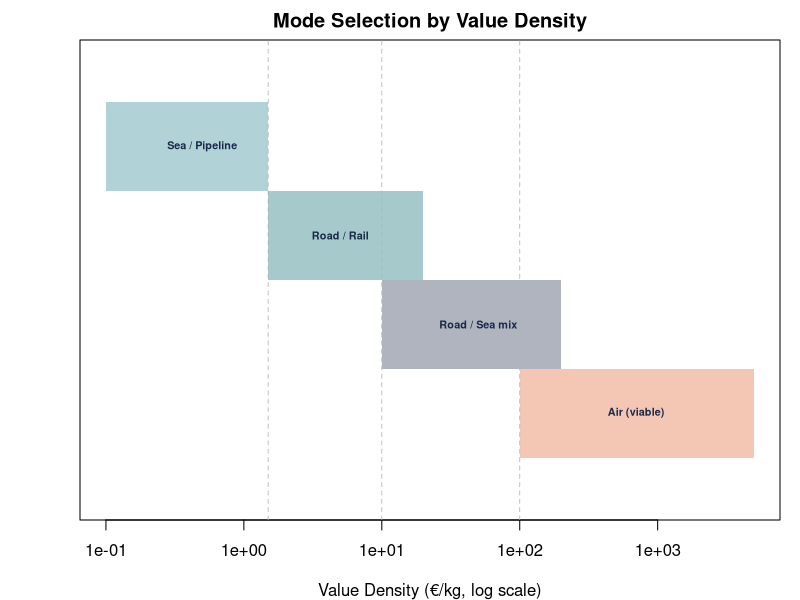

Write R code to recreate this figure.
## ---- chunk 1
#| fig-height: 4.5
#| fig-width: 4
#| echo: false
#| fig-cap: "Mode viability zones by value density and shipment size"

par(mar = c(4, 4, 2, 1), bg = "white")

# Value density axis (log scale)
vd <- c(0.1, 0.5, 5, 50, 500, 5000)
plot(1, type = "n",
     xlim = c(0.1, 5000), ylim = c(0, 5),
     log = "x",
     xlab = "Value Density (€/kg, log scale)",
     ylab = "",
     yaxt = "n",
     main = "Mode Selection by Value Density")

# Mode bands
rect(0.1, 3.5, 1.5, 4.5, col = adjustcolor("#20808D", 0.35), border = NA)
rect(1.5, 2.5, 20, 3.5, col = adjustcolor("#01696F", 0.35), border = NA)
rect(10, 1.5, 200, 2.5, col = adjustcolor("#1B2A4A", 0.35), border = NA)
rect(100, 0.5, 5000, 1.5, col = adjustcolor("#e05c2a", 0.35), border = NA)

text(0.5, 4.0, "Sea / Pipeline", cex = 0.65, col = "#1B2A4A", font = 2)
text(5, 3.0, "Road / Rail", cex = 0.65, col = "#1B2A4A", font = 2)
text(50, 2.0, "Road / Sea mix", cex = 0.65, col = "#1B2A4A", font = 2)
text(700, 1.0, "Air (viable)", cex = 0.65, col = "#1B2A4A", font = 2)

abline(v = c(1.5, 10, 100), lty = 2, col = "gray70", lwd = 0.8)
